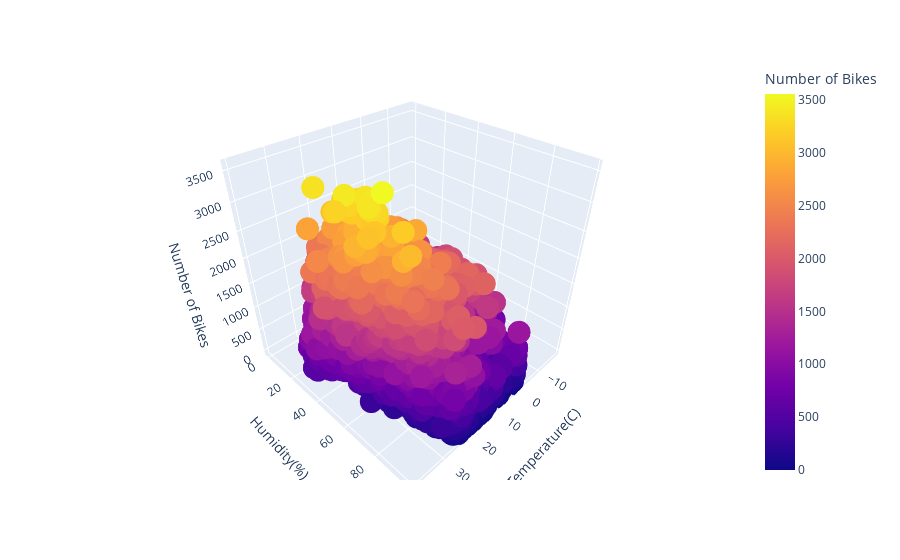

The notebook cell saved with this chart:
### Code cell
fig = px.scatter_3d(df_bike, x='Temperature(C)', y='Humidity(%)', z='Number of Bikes',
                    color='Number of Bikes')

fig.show()

### Figure 1 — Plotly figure (JSON) as saved in the notebook; plotly's stock layout.template omitted (floating-point values rounded to 4 significant figures; data arrays with more than 128 entries replaced by an {"elided": "..."} marker saying what was removed)
{"data": [{"hovertemplate": "Temperature(C)=%{x}<br>Humidity(%)=%{y}<br>Number of Bikes=%{marker.color}<extra></extra>", "legendgroup": "", "marker": {"color": {"elided": "8760 int values"}, "coloraxis": "coloraxis", "symbol": "circle"}, "mode": "markers", "name": "", "scene": "scene", "showlegend": false, "type": "scatter3d", "x": {"elided": "8760 float values"}, "y": {"elided": "8760 int values"}, "z": {"elided": "8760 int values"}}], "layout": {"coloraxis": {"colorbar": {"title": {"text": "Number of Bikes"}}, "colorscale": [[0, "#0d0887"], [0.1111, "#46039f"], [0.2222, "#7201a8"], [0.3333, "#9c179e"], [0.4444, "#bd3786"], [0.5556, "#d8576b"], [0.6667, "#ed7953"], [0.7778, "#fb9f3a"], [0.8889, "#fdca26"], [1, "#f0f921"]]}, "legend": {"tracegroupgap": 0}, "margin": {"t": 60}, "scene": {"domain": {"x": [0, 1], "y": [0, 1]}, "xaxis": {"title": {"text": "Temperature(C)"}}, "yaxis": {"title": {"text": "Humidity(%)"}}, "zaxis": {"title": {"text": "Number of Bikes"}}}}}
